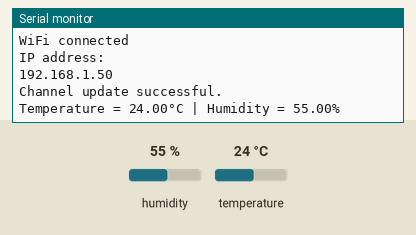
Bench run of a sketch on a simulated ESP8266 (NodeMCU). Parts: the last lines printed to the serial monitor. The inputs (shaded band) are chosen by the test bench; at power-on: humidity 55 %, temperature 24 °C. WiFi joins after 1.5 s; servers stay silent unless stated.

Above: at 2.7 s.
2.8 s: humidity set to 22 %
10.5 s: temperature set to 12 °C
At 13.6 s:
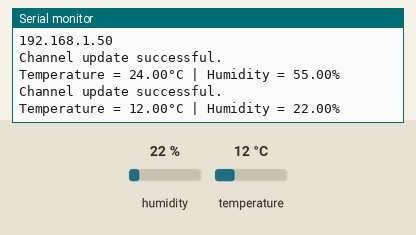
18.2 s: humidity set to 40 %
At 23.9 s:
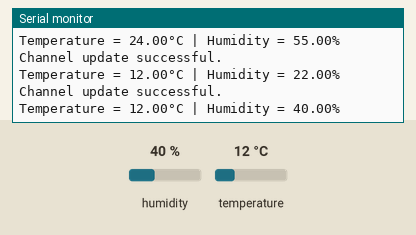

Measured:
- after the input at 10.5 s, the serial monitor: prints a new line after 1.7 s (image 1)
- after the input at 18.2 s, the serial monitor: prints a new line after 4.3 s (image 2)

The sketch:

DHT11.ino
```cpp
#include <ESP8266WiFi.h>
#include <DHT.h>
#include <ThingSpeak.h>

const char* ssid = "VCK";
const char* password = "ugc@3981";

unsigned long myChannelNumber = 3211873;
const char * myWriteAPIKey = "I79YZ1WOILMEQNWJ";
#define DHTPIN D3
#define DHTTYPE DHT11
DHT dht(DHTPIN, DHTTYPE);
WiFiClient client;
void setup() {
Serial.begin(9600);
delay(10);
dht.begin();
Serial.println();
Serial.print("Connecting to ");
Serial.println(ssid);
WiFi.mode(WIFI_STA);
WiFi.begin(ssid, password);
while (WiFi.status() != WL_CONNECTED) {
delay(500);
Serial.print(".");
}
Serial.println("");
Serial.println("WiFi connected");
  Serial.println("IP address: ");
  Serial.println(WiFi.localIP());
  ThingSpeak.begin(client);
}

void loop() {

  float h = dht.readHumidity();
  float t = dht.readTemperature();


  if (isnan(h) || isnan(t)) {
    Serial.println("Failed to read from DHT sensor!");
    return;
  }


  ThingSpeak.setField(1, t);
  ThingSpeak.setField(2, h);

  int code = ThingSpeak.writeFields(myChannelNumber, myWriteAPIKey);

  if (code == 200) {
    Serial.println("Channel update successful.");
    Serial.print("Temperature = ");
      Serial.print(t);
      Serial.print("°C | ");
      Serial.print("Humidity = ");
      Serial.print(h);
      Serial.println("% ");
      Serial.println("");

  } else {
    //Serial.println("Problem updat\ ing channel. HTTP error code " +
//String(code));
  }
  delay(10000);

}
```
